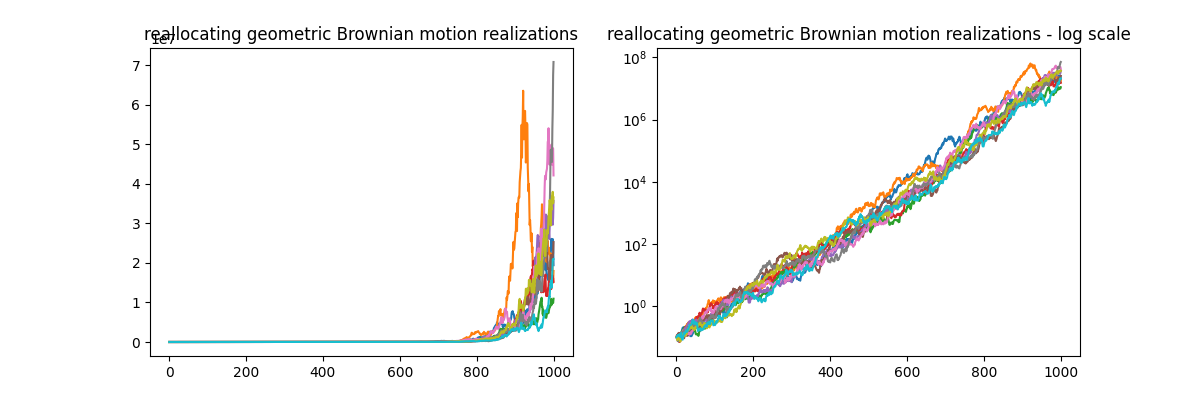

This chart was generated by the following Python code:
import numpy as np
import matplotlib.pyplot as plt

from gbm_rgbm import rgbm


x_0  = 0.1
mu = 0.2
dt = 0.1
sigma = 0.3
tau =  0.1
N = 10
n_steps = 1000

model=rgbm(x_0, mu, sigma, tau, dt, N)
model.run(n_steps)
res = model.x

plt.figure(figsize=(12,4))

plt.subplot(1,2,1)
for x_n in np.array(res).T:
    plt.plot(x_n)
plt.title('reallocating geometric Brownian motion realizations')

plt.subplot(1,2,2)
for x_n in np.array(res).T:
    plt.plot(x_n)
plt.yscale('log')
plt.title('reallocating geometric Brownian motion realizations - log scale')

plt.savefig("rgbm.png")
plt.close()
#plt.show()
